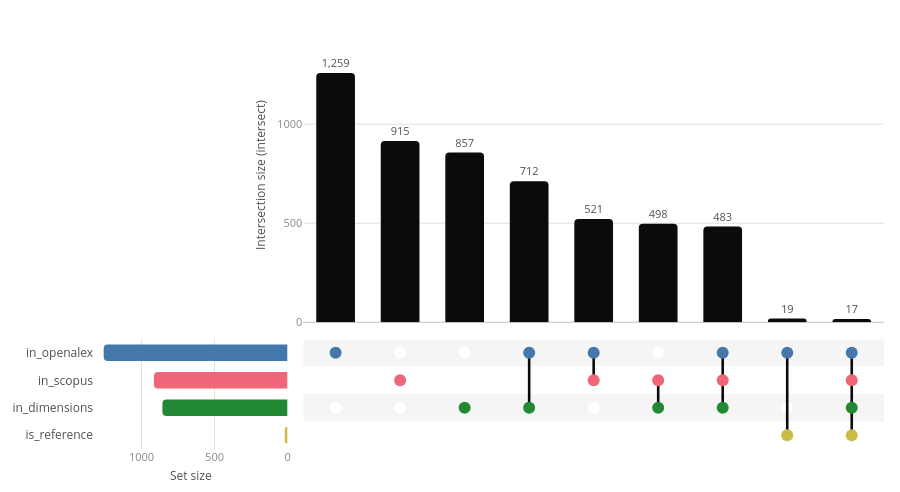

Notebook code cell kept with this figure:
### Code cell
from slrrag.settings import PATH_UPSET_INTERSECT

path_upset_intersect = PATH_UPSET_INTERSECT
fig_upset_distinct = create_upset_plot(
    df_papers, ["in_" + x for x in databases_names] + ["is_reference"], mode="intersect"
)
fig_upset_distinct.figure.write_html(path_upset_intersect)
print("Upset intersect plot saved to : ", path_upset_intersect)
fig_upset_distinct.figure

### Figure 1 — Plotly figure (JSON) as saved in the notebook; plotly's stock layout.template omitted (floating-point values rounded to 4 significant figures)
{"data": [{"cliponaxis": false, "customdata": [["in_openalex", 1, "70.6", "+10.8"], ["in_scopus", 1, "51.3", "+13.5"], ["in_dimensions", 1, "48.1", "+0.5"], ["in_openalex & in_dimensions", 2, "39.9", "-3.5"], ["in_scopus & in_openalex", 2, "29.2", "-16.5"], ["in_scopus & in_dimensions", 2, "27.9", "-6.3"], ["in_scopus & in_openalex & in_dimensions", 3, "27.1", "+8.9"], ["in_openalex & is_reference", 2, "1.1", "-0.1"], ["in_scopus & in_openalex & in_dimensions & is_reference", 4, "1.0", "+0.8"]], "hovertemplate": "<b>%{customdata[0]}</b><br>Size: %{y:,} (%{customdata[2]}% of total)<br>Degree: %{customdata[1]}<br>Deviation: %{customdata[3]}%<extra></extra>", "marker": {"color": "#0b0b0b", "cornerradius": 4, "line": {"width": 0}}, "meta": "upset:intersection-bars", "name": "Intersection size", "textfont": {"color": "#52514e", "size": 11}, "textposition": "outside", "texttemplate": "%{y:,}", "type": "bar", "width": 0.6, "x": [0, 1, 2, 3, 4, 5, 6, 7, 8], "xaxis": "x", "y": [1259, 915, 857, 712, 521, 498, 483, 19, 17], "yaxis": "y"}, {"customdata": [["in_openalex", "70.6"], ["in_scopus", "51.3"], ["in_dimensions", "48.1"], ["is_reference", "1.1"]], "hovertemplate": "<b>%{customdata[0]}</b><br>Size: %{x:,} (%{customdata[1]}% of total)<extra></extra>", "marker": {"color": ["#4477AA", "#EE6677", "#228833", "#CCBB44"], "cornerradius": 4, "line": {"width": 0}}, "meta": "upset:set-bars", "name": "Set size", "orientation": "h", "type": "bar", "width": 0.6, "x": [1259, 915, 857, 19], "xaxis": "x2", "y": [0, 1, 2, 3], "yaxis": "y2"}, {"hoverinfo": "skip", "marker": {"color": "#ffffff", "size": 12}, "meta": "upset:matrix-background", "mode": "markers", "name": "Non-members", "type": "scatter", "x": [0, 0, 0, 0, 1, 1, 1, 1, 2, 2, 2, 2, 3, 3, 3, 3, 4, 4, 4, 4, 5, 5, 5, 5, 6, 6, 6, 6, 7, 7, 7, 7, 8, 8, 8, 8], "xaxis": "x3", "y": [0, 1, 2, 3, 0, 1, 2, 3, 0, 1, 2, 3, 0, 1, 2, 3, 0, 1, 2, 3, 0, 1, 2, 3, 0, 1, 2, 3, 0, 1, 2, 3, 0, 1, 2, 3], "yaxis": "y3"}, {"hoverinfo": "skip", "line": {"color": "#0b0b0b", "width": 2.6}, "meta": "upset:matrix-connectors", "mode": "lines", "name": "Connectors", "type": "scatter", "x": [3, 3, null, 4, 4, null, 5, 5, null, 6, 6, null, 7, 7, null, 8, 8, null], "xaxis": "x3", "y": [0, 2, null, 0, 1, null, 1, 2, null, 0, 2, null, 0, 3, null, 0, 3, null], "yaxis": "y3"}, {"customdata": [["in_openalex", "in_openalex (1,259)"], ["in_scopus", "in_scopus (915)"], ["in_dimensions", "in_dimensions (857)"], ["in_openalex", "in_openalex & in_dimensions (712)"], ["in_dimensions", "in_openalex & in_dimensions (712)"], ["in_scopus", "in_scopus & in_openalex (521)"], ["in_openalex", "in_scopus & in_openalex (521)"], ["in_scopus", "in_scopus & in_dimensions (498)"], ["in_dimensions", "in_scopus & in_dimensions (498)"], ["in_scopus", "in_scopus & in_openalex & in_dimensions (483)"], ["in_openalex", "in_scopus & in_openalex & in_dimensions (483)"], ["in_dimensions", "in_scopus & in_openalex & in_dimensions (483)"], ["in_openalex", "in_openalex & is_reference (19)"], ["is_reference", "in_openalex & is_reference (19)"], ["in_scopus", "in_scopus & in_openalex & in_dimensions & is_reference (17)"], ["in_openalex", "in_scopus & in_openalex & in_dimensions & is_reference (17)"], ["in_dimensions", "in_scopus & in_openalex & in_dimensions & is_reference (17)"], ["is_reference", "in_scopus & in_openalex & in_dimensions & is_reference (17)"]], "hovertemplate": "<b>%{customdata[0]}</b><br>%{customdata[1]}<extra></extra>", "marker": {"color": ["#4477AA", "#EE6677", "#228833", "#4477AA", "#228833", "#EE6677", "#4477AA", "#EE6677", "#228833", "#EE6677", "#4477AA", "#228833", "#4477AA", "#CCBB44", "#EE6677", "#4477AA", "#228833", "#CCBB44"], "size": 12}, "meta": "upset:matrix-dots", "mode": "markers", "name": "Members", "type": "scatter", "x": [0, 1, 2, 3, 3, 4, 4, 5, 5, 6, 6, 6, 7, 7, 8, 8, 8, 8], "xaxis": "x3", "y": [0, 1, 2, 0, 2, 1, 0, 1, 2, 1, 0, 2, 0, 3, 1, 0, 2, 3], "yaxis": "y3"}], "layout": {"colorway": ["#4477AA", "#EE6677", "#228833", "#CCBB44", "#66CCEE", "#AA3377", "#BBBBBB"], "font": {"color": "#52514e", "size": 12}, "height": 492, "hoverlabel": {"font": {"size": 12}}, "margin": {"b": 12, "l": 12, "r": 16, "t": 28}, "meta": {"description": "UpSet plot of 4 sets (in_openalex, in_scopus, in_dimensions, is_reference) across 9 intersections. The largest shown intersection is in_openalex with 1,259 elements.", "orientation": "horizontal"}, "paper_bgcolor": "#ffffff", "plot_bgcolor": "#ffffff", "shapes": [{"fillcolor": "rgba(11, 11, 11, 0.04)", "layer": "below", "line": {"width": 0}, "type": "rect", "x0": 0, "x1": 1, "xref": "x3 domain", "y0": -0.5, "y1": 0.5, "yref": "y3"}, {"fillcolor": "rgba(11, 11, 11, 0.04)", "layer": "below", "line": {"width": 0}, "type": "rect", "x0": 0, "x1": 1, "xref": "x3 domain", "y0": 1.5, "y1": 2.5, "yref": "y3"}], "showlegend": false, "xaxis": {"anchor": "y", "domain": [0.265, 1], "matches": "x3", "range": [-0.5, 8.5], "showgrid": false, "showticklabels": false, "ticks": "", "zeroline": false}, "xaxis2": {"anchor": "y2", "automargin": true, "autorange": "reversed", "domain": [0, 0.245], "gridcolor": "#e1e0d9", "gridwidth": 1, "nticks": 4, "showticklabels": true, "tickfont": {"color": "#898781", "size": 11}, "title": {"font": {"color": "#52514e", "size": 12}, "standoff": 8, "text": "Set size"}, "zeroline": false}, "xaxis3": {"anchor": "y3", "domain": [0.265, 1], "range": [-0.5, 8.5], "showgrid": false, "showticklabels": false, "ticks": "", "zeroline": false}, "yaxis": {"anchor": "x", "automargin": true, "domain": [0.301, 1], "gridcolor": "#e1e0d9", "gridwidth": 1, "nticks": 5, "range": [0, 1486.0], "showticklabels": true, "tickfont": {"color": "#898781", "size": 11}, "title": {"font": {"color": "#52514e", "size": 12}, "standoff": 8, "text": "Intersection size (intersect)"}, "zeroline": true, "zerolinecolor": "#c3c2b7", "zerolinewidth": 1}, "yaxis2": {"anchor": "x2", "automargin": true, "domain": [0, 0.261], "range": [3.5, -0.5], "showgrid": false, "tickfont": {"color": "#52514e", "size": 12}, "ticks": "", "ticktext": ["in_openalex", "in_scopus", "in_dimensions", "is_reference"], "tickvals": [0, 1, 2, 3], "zeroline": false}, "yaxis3": {"anchor": "x3", "domain": [0, 0.261], "matches": "y2", "range": [3.5, -0.5], "showgrid": false, "showticklabels": false, "ticks": "", "zeroline": false}}}
